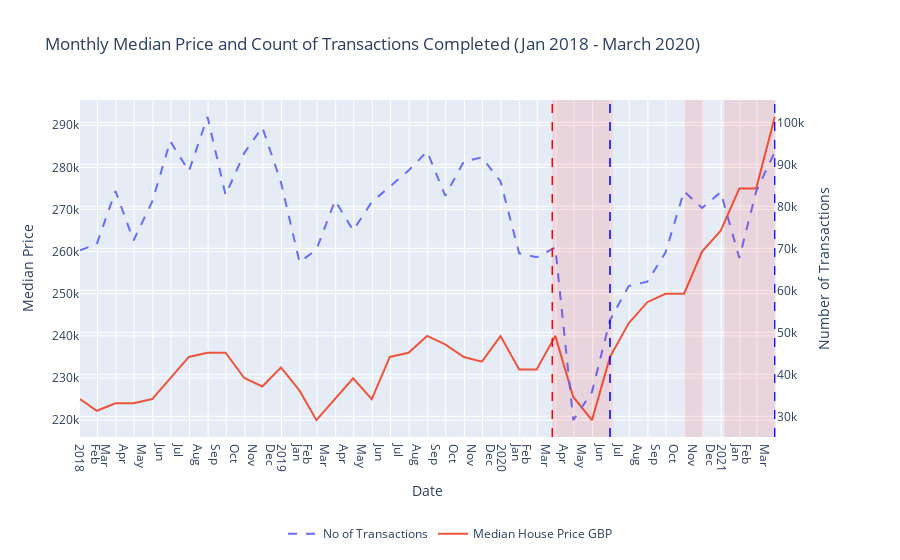

The code cell stored with this chart in its notebook:
### Code cell
import plotly.graph_objects as go
from plotly.subplots import make_subplots

fig = make_subplots(specs=[[{"secondary_y": True}]])

fig.add_trace(
    go.Scatter(
    x=transactions['Dates'],
    y=transactions['Count'],
    name = "No of Transactions",
    line = dict(dash='dash')),
    secondary_y=True,
)

fig.add_trace(
    go.Scatter(
    x=median['Dates'],
    y=median['Price'],
    name = "Median House Price GBP"),
    secondary_y=False,
)

#Inserting shaded area to denote first lockdown
fig.add_vrect(x0="2020-03-26", x1="2020-07-04",fillcolor="red", opacity=0.1, line_width=0)
#Inserting shaded area to denote second lockdown
fig.add_vrect(x0="2020-10-31", x1="2020-12-02",fillcolor="red", opacity=0.1, line_width=0)
#Inserting shaded area to denote third lockdon
fig.add_vrect(x0="2021-01-06", x1="2021-03-31",fillcolor="red", opacity=0.1, line_width=0)

#Inserting line for First Lockdown
fig.add_vline(x = datetime.strptime('26-03-2020', '%d-%m-%Y'),line_width=1.5, line_dash="dash", line_color="red")
#Inserting line for Stampt duty holiday start
fig.add_vline(x = datetime.strptime('30-06-2020','%d-%m-%Y'),line_width=1.5, line_dash="dash", line_color="blue")
#Inserting line for Stampt duty holiday end
fig.add_vline(x = datetime.strptime('31-03-2021', '%d-%m-%Y'),line_width=1.5, line_dash="dash", line_color="blue")
        
fig.update_layout(
    title="Monthly Median Price and Count of Transactions Completed (Jan 2018 - March 2020)",
    xaxis_title="Date")

fig.update_yaxes(title_text="Median Price", secondary_y=False)
fig.update_yaxes(title_text="Number of Transactions", secondary_y=True)

fig.update_xaxes(
    dtick="M1",
    tickformat="%b\n%Y",
    ticklabelmode="period")

fig.update_layout(legend=dict(
    orientation="h",
    yanchor="bottom",
    y=-0.33,
    xanchor="center",
    x=0.5
))

fig.show()

### Figure 1 — Plotly figure (JSON) as saved in the notebook; plotly's stock layout.template omitted (floating-point values rounded to 4 significant figures)
{"data": [{"line": {"dash": "dash"}, "name": "No of Transactions", "type": "scatter", "x": ["2018-01-31T00:00:00", "2018-02-28T00:00:00", "2018-03-31T00:00:00", "2018-04-30T00:00:00", "2018-05-31T00:00:00", "2018-06-30T00:00:00", "2018-07-31T00:00:00", "2018-08-31T00:00:00", "2018-09-30T00:00:00", "2018-10-31T00:00:00", "2018-11-30T00:00:00", "2018-12-31T00:00:00", "2019-01-31T00:00:00", "2019-02-28T00:00:00", "2019-03-31T00:00:00", "2019-04-30T00:00:00", "2019-05-31T00:00:00", "2019-06-30T00:00:00", "2019-07-31T00:00:00", "2019-08-31T00:00:00", "2019-09-30T00:00:00", "2019-10-31T00:00:00", "2019-11-30T00:00:00", "2019-12-31T00:00:00", "2020-01-31T00:00:00", "2020-02-29T00:00:00", "2020-03-31T00:00:00", "2020-04-30T00:00:00", "2020-05-31T00:00:00", "2020-06-30T00:00:00", "2020-07-31T00:00:00", "2020-08-31T00:00:00", "2020-09-30T00:00:00", "2020-10-31T00:00:00", "2020-11-30T00:00:00", "2020-12-31T00:00:00", "2021-01-31T00:00:00", "2021-02-28T00:00:00", "2021-03-31T00:00:00"], "xaxis": "x", "y": [69532, 71054, 83641, 71867, 81096, 95511, 88357, 101302, 82684, 92681, 98823, 85738, 66688, 69714, 81400, 74283, 81015, 84674, 88503, 93048, 82523, 90652, 91660, 85915, 68807, 67865, 70235, 29089, 35788, 52942, 61000, 62077, 68910, 83569, 79603, 83372, 67705, 83586, 92936], "yaxis": "y2"}, {"name": "Median House Price GBP", "type": "scatter", "x": ["2018-01-31T00:00:00", "2018-02-28T00:00:00", "2018-03-31T00:00:00", "2018-04-30T00:00:00", "2018-05-31T00:00:00", "2018-06-30T00:00:00", "2018-07-31T00:00:00", "2018-08-31T00:00:00", "2018-09-30T00:00:00", "2018-10-31T00:00:00", "2018-11-30T00:00:00", "2018-12-31T00:00:00", "2019-01-31T00:00:00", "2019-02-28T00:00:00", "2019-03-31T00:00:00", "2019-04-30T00:00:00", "2019-05-31T00:00:00", "2019-06-30T00:00:00", "2019-07-31T00:00:00", "2019-08-31T00:00:00", "2019-09-30T00:00:00", "2019-10-31T00:00:00", "2019-11-30T00:00:00", "2019-12-31T00:00:00", "2020-01-31T00:00:00", "2020-02-29T00:00:00", "2020-03-31T00:00:00", "2020-04-30T00:00:00", "2020-05-31T00:00:00", "2020-06-30T00:00:00", "2020-07-31T00:00:00", "2020-08-31T00:00:00", "2020-09-30T00:00:00", "2020-10-31T00:00:00", "2020-11-30T00:00:00", "2020-12-31T00:00:00", "2021-01-31T00:00:00", "2021-02-28T00:00:00", "2021-03-31T00:00:00"], "xaxis": "x", "y": [225000, 222225, 224000, 224000, 225000, 230000, 235000, 236000, 236000, 230000, 228000, 232500, 227000, 220000, 225000, 229950, 225000, 235000, 236000, 240000, 238000, 235000, 233875, 239950, 232000, 232000, 240000, 225500, 220000, 235000, 243000.0, 248000, 250000, 250000, 260000, 265000, 275000, 275000, 292000], "yaxis": "y"}], "layout": {"legend": {"orientation": "h", "x": 0.5, "xanchor": "center", "y": -0.33, "yanchor": "bottom"}, "shapes": [{"fillcolor": "red", "line": {"width": 0}, "opacity": 0.1, "type": "rect", "x0": "2020-03-26", "x1": "2020-07-04", "xref": "x", "y0": 0, "y1": 1, "yref": "y domain"}, {"fillcolor": "red", "line": {"width": 0}, "opacity": 0.1, "type": "rect", "x0": "2020-10-31", "x1": "2020-12-02", "xref": "x", "y0": 0, "y1": 1, "yref": "y domain"}, {"fillcolor": "red", "line": {"width": 0}, "opacity": 0.1, "type": "rect", "x0": "2021-01-06", "x1": "2021-03-31", "xref": "x", "y0": 0, "y1": 1, "yref": "y domain"}, {"line": {"color": "red", "dash": "dash", "width": 1.5}, "type": "line", "x0": "2020-03-26T00:00:00", "x1": "2020-03-26T00:00:00", "xref": "x", "y0": 0, "y1": 1, "yref": "y domain"}, {"line": {"color": "blue", "dash": "dash", "width": 1.5}, "type": "line", "x0": "2020-06-30T00:00:00", "x1": "2020-06-30T00:00:00", "xref": "x", "y0": 0, "y1": 1, "yref": "y domain"}, {"line": {"color": "blue", "dash": "dash", "width": 1.5}, "type": "line", "x0": "2021-03-31T00:00:00", "x1": "2021-03-31T00:00:00", "xref": "x", "y0": 0, "y1": 1, "yref": "y domain"}], "title": {"text": "Monthly Median Price and Count of Transactions Completed (Jan 2018 - March 2020)"}, "xaxis": {"anchor": "y", "domain": [0, 0.94], "dtick": "M1", "tickformat": "%b\n%Y", "ticklabelmode": "period", "title": {"text": "Date"}}, "yaxis": {"anchor": "x", "domain": [0, 1], "title": {"text": "Median Price"}}, "yaxis2": {"anchor": "x", "overlaying": "y", "side": "right", "title": {"text": "Number of Transactions"}}}}
